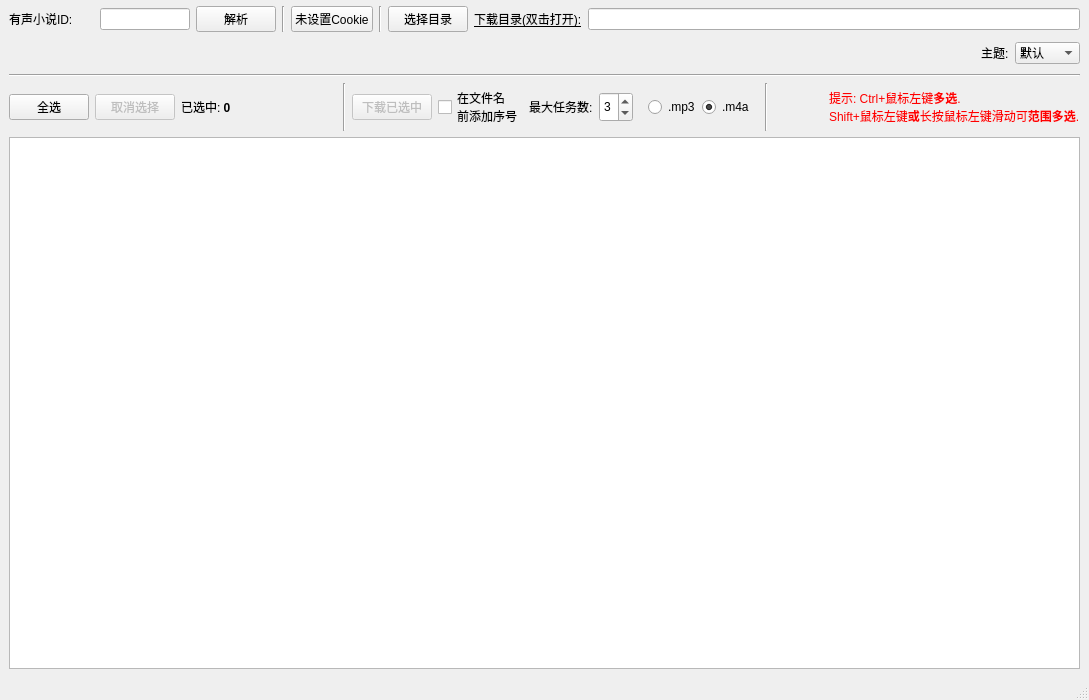
<?xml version="1.0" encoding="UTF-8"?>
<ui version="4.0">
 <class>MainWindow</class>
 <widget class="QMainWindow" name="MainWindow">
  <property name="geometry">
   <rect>
    <x>0</x>
    <y>0</y>
    <width>1089</width>
    <height>700</height>
   </rect>
  </property>
  <property name="windowTitle">
   <string>喜马拉雅有声小说批量下载器(此工具仅为学习交流使用, 音频版权归喜马拉雅FM所有.)</string>
  </property>
  <property name="windowIcon">
   <iconset resource="../res/xmly-downloader-qt5.qrc">
    <normaloff>:/ximalaya.ico</normaloff>:/ximalaya.ico</iconset>
  </property>
  <property name="styleSheet">
   <string notr="true">QWidget{font: 12pt 'Microsoft YaHei'}</string>
  </property>
  <widget class="QWidget" name="centralwidget">
   <layout class="QVBoxLayout" name="verticalLayout">
    <property name="topMargin">
     <number>6</number>
    </property>
    <item>
     <layout class="QHBoxLayout" name="horizontalLayout">
      <item alignment="Qt::AlignLeft">
       <widget class="QLabel" name="audioBookIdlabel">
        <property name="sizePolicy">
         <sizepolicy hsizetype="Expanding" vsizetype="Fixed">
          <horstretch>0</horstretch>
          <verstretch>0</verstretch>
         </sizepolicy>
        </property>
        <property name="minimumSize">
         <size>
          <width>85</width>
          <height>0</height>
         </size>
        </property>
        <property name="maximumSize">
         <size>
          <width>90</width>
          <height>16777215</height>
         </size>
        </property>
        <property name="text">
         <string>有声小说ID: </string>
        </property>
       </widget>
      </item>
      <item>
       <widget class="QLineEdit" name="idLineEdit">
        <property name="minimumSize">
         <size>
          <width>90</width>
          <height>0</height>
         </size>
        </property>
        <property name="maximumSize">
         <size>
          <width>50</width>
          <height>16777215</height>
         </size>
        </property>
        <property name="text">
         <string/>
        </property>
        <property name="maxLength">
         <number>9</number>
        </property>
        <property name="clearButtonEnabled">
         <bool>false</bool>
        </property>
       </widget>
      </item>
      <item>
       <widget class="QPushButton" name="parseBtn">
        <property name="text">
         <string>解析</string>
        </property>
       </widget>
      </item>
      <item>
       <widget class="Line" name="line_4">
        <property name="orientation">
         <enum>Qt::Vertical</enum>
        </property>
       </widget>
      </item>
      <item>
       <widget class="QPushButton" name="cookieBtn">
        <property name="text">
         <string>未设置Cookie</string>
        </property>
       </widget>
      </item>
      <item>
       <widget class="Line" name="line_5">
        <property name="orientation">
         <enum>Qt::Vertical</enum>
        </property>
       </widget>
      </item>
      <item>
       <widget class="QPushButton" name="selectDirBtn">
        <property name="enabled">
         <bool>true</bool>
        </property>
        <property name="text">
         <string>选择目录</string>
        </property>
       </widget>
      </item>
      <item>
       <widget class="QLabel" name="downloadDirLabel">
        <property name="text">
         <string>&lt;html&gt;&lt;head/&gt;&lt;body&gt;&lt;p&gt;&lt;a href=&quot;url&quot;&gt;&lt;span style=&quot; text-decoration: underline; color:#000000;&quot;&gt;下载目录(双击打开):&lt;/span&gt;&lt;/a&gt;&lt;/p&gt;&lt;/body&gt;&lt;/html&gt;</string>
        </property>
       </widget>
      </item>
      <item>
       <widget class="QLineEdit" name="downloadDirLineEdit">
        <property name="text">
         <string/>
        </property>
        <property name="readOnly">
         <bool>true</bool>
        </property>
        <property name="clearButtonEnabled">
         <bool>false</bool>
        </property>
       </widget>
      </item>
     </layout>
    </item>
    <item>
     <layout class="QHBoxLayout" name="horizontalLayout_2">
      <item>
       <widget class="QLabel" name="titleLabel">
        <property name="sizePolicy">
         <sizepolicy hsizetype="Expanding" vsizetype="Minimum">
          <horstretch>0</horstretch>
          <verstretch>0</verstretch>
         </sizepolicy>
        </property>
        <property name="minimumSize">
         <size>
          <width>0</width>
          <height>30</height>
         </size>
        </property>
        <property name="text">
         <string/>
        </property>
        <property name="textInteractionFlags">
         <set>Qt::LinksAccessibleByMouse|Qt::TextSelectableByMouse</set>
        </property>
       </widget>
      </item>
      <item>
       <widget class="QLabel" name="label_3">
        <property name="text">
         <string>主题:</string>
        </property>
       </widget>
      </item>
      <item>
       <widget class="QComboBox" name="themeComboBox">
        <item>
         <property name="text">
          <string>默认</string>
         </property>
        </item>
        <item>
         <property name="text">
          <string>淡蓝</string>
         </property>
        </item>
        <item>
         <property name="text">
          <string>PS黑</string>
         </property>
        </item>
        <item>
         <property name="text">
          <string>扁平白</string>
         </property>
        </item>
       </widget>
      </item>
     </layout>
    </item>
    <item>
     <widget class="Line" name="line">
      <property name="orientation">
       <enum>Qt::Horizontal</enum>
      </property>
     </widget>
    </item>
    <item>
     <layout class="QHBoxLayout" name="horizontalLayout_3">
      <item>
       <widget class="QPushButton" name="selectAllBtn">
        <property name="minimumSize">
         <size>
          <width>80</width>
          <height>0</height>
         </size>
        </property>
        <property name="toolTip">
         <string>&lt;html&gt;&lt;head/&gt;&lt;body&gt;&lt;p&gt;选择全部(Ctrl+A)&lt;/p&gt;&lt;/body&gt;&lt;/html&gt;</string>
        </property>
        <property name="text">
         <string>全选</string>
        </property>
       </widget>
      </item>
      <item>
       <widget class="QPushButton" name="unselectBtn">
        <property name="enabled">
         <bool>false</bool>
        </property>
        <property name="minimumSize">
         <size>
          <width>80</width>
          <height>0</height>
         </size>
        </property>
        <property name="toolTip">
         <string>&lt;html&gt;&lt;head/&gt;&lt;body&gt;&lt;p&gt;&lt;br/&gt;&lt;/p&gt;&lt;/body&gt;&lt;/html&gt;</string>
        </property>
        <property name="text">
         <string>取消选择</string>
        </property>
       </widget>
      </item>
      <item>
       <widget class="QLabel" name="selectedCountLabel">
        <property name="minimumSize">
         <size>
          <width>100</width>
          <height>0</height>
         </size>
        </property>
        <property name="text">
         <string>&lt;html&gt;&lt;head/&gt;&lt;body&gt;&lt;p&gt;已选中: &lt;span style=&quot; font-weight:600;&quot;&gt;0&lt;/span&gt;&lt;/p&gt;&lt;/body&gt;&lt;/html&gt;</string>
        </property>
       </widget>
      </item>
      <item>
       <spacer name="horizontalSpacer">
        <property name="orientation">
         <enum>Qt::Horizontal</enum>
        </property>
        <property name="sizeHint" stdset="0">
         <size>
          <width>20</width>
          <height>20</height>
         </size>
        </property>
       </spacer>
      </item>
      <item>
       <widget class="Line" name="line_2">
        <property name="orientation">
         <enum>Qt::Vertical</enum>
        </property>
       </widget>
      </item>
      <item>
       <widget class="QPushButton" name="startDownloadBtn">
        <property name="enabled">
         <bool>false</bool>
        </property>
        <property name="sizePolicy">
         <sizepolicy hsizetype="Minimum" vsizetype="Fixed">
          <horstretch>0</horstretch>
          <verstretch>0</verstretch>
         </sizepolicy>
        </property>
        <property name="minimumSize">
         <size>
          <width>0</width>
          <height>0</height>
         </size>
        </property>
        <property name="text">
         <string>下载已选中</string>
        </property>
       </widget>
      </item>
      <item>
       <widget class="QCheckBox" name="addNumCheckBox">
        <property name="text">
         <string>在文件名
前添加序号</string>
        </property>
        <property name="checkable">
         <bool>false</bool>
        </property>
        <property name="checked">
         <bool>false</bool>
        </property>
        <property name="tristate">
         <bool>false</bool>
        </property>
       </widget>
      </item>
      <item>
       <widget class="QLabel" name="label_2">
        <property name="text">
         <string>最大任务数:</string>
        </property>
       </widget>
      </item>
      <item>
       <widget class="QSpinBox" name="maxTaskCountSpinBox">
        <property name="minimumSize">
         <size>
          <width>0</width>
          <height>30</height>
         </size>
        </property>
        <property name="wrapping">
         <bool>false</bool>
        </property>
        <property name="minimum">
         <number>1</number>
        </property>
        <property name="maximum">
         <number>5</number>
        </property>
        <property name="value">
         <number>3</number>
        </property>
       </widget>
      </item>
      <item>
       <widget class="QGroupBox" name="suffixNameGroupBox">
        <property name="styleSheet">
         <string notr="true">border:none	</string>
        </property>
        <property name="title">
         <string/>
        </property>
        <property name="checkable">
         <bool>false</bool>
        </property>
        <layout class="QHBoxLayout" name="horizontalLayout_5">
         <item>
          <widget class="QRadioButton" name="mp3RadioBtn">
           <property name="minimumSize">
            <size>
             <width>0</width>
             <height>30</height>
            </size>
           </property>
           <property name="text">
            <string>.mp3</string>
           </property>
          </widget>
         </item>
         <item>
          <widget class="QRadioButton" name="m4aRadioBtn">
           <property name="minimumSize">
            <size>
             <width>0</width>
             <height>30</height>
            </size>
           </property>
           <property name="text">
            <string>.m4a</string>
           </property>
           <property name="checked">
            <bool>true</bool>
           </property>
          </widget>
         </item>
        </layout>
       </widget>
      </item>
      <item>
       <widget class="Line" name="line_3">
        <property name="orientation">
         <enum>Qt::Vertical</enum>
        </property>
       </widget>
      </item>
      <item>
       <spacer name="horizontalSpacer_2">
        <property name="orientation">
         <enum>Qt::Horizontal</enum>
        </property>
        <property name="sizeHint" stdset="0">
         <size>
          <width>40</width>
          <height>20</height>
         </size>
        </property>
       </spacer>
      </item>
      <item alignment="Qt::AlignRight">
       <widget class="QLabel" name="label">
        <property name="minimumSize">
         <size>
          <width>0</width>
          <height>0</height>
         </size>
        </property>
        <property name="maximumSize">
         <size>
          <width>16777215</width>
          <height>16777215</height>
         </size>
        </property>
        <property name="styleSheet">
         <string notr="true">color:red;
font: 9pt &quot;微软雅黑&quot;;</string>
        </property>
        <property name="text">
         <string>&lt;html&gt;&lt;head/&gt;&lt;body&gt;&lt;p&gt;提示: Ctrl+鼠标左键&lt;span style=&quot; font-weight:600;&quot;&gt;多选&lt;/span&gt;. &lt;br/&gt;Shift+鼠标左键&lt;span style=&quot; font-weight:600;&quot;&gt;或&lt;/span&gt;长按鼠标左键滑动可&lt;span style=&quot; font-weight:600;&quot;&gt;范围多选&lt;/span&gt;.&lt;/p&gt;&lt;/body&gt;&lt;/html&gt;</string>
        </property>
       </widget>
      </item>
     </layout>
    </item>
    <item>
     <widget class="QTableWidget" name="tableWidget"/>
    </item>
   </layout>
  </widget>
  <widget class="QStatusBar" name="statusbar"/>
 </widget>
 <resources>
  <include location="../res/xmly-downloader-qt5.qrc"/>
 </resources>
 <connections/>
</ui>
